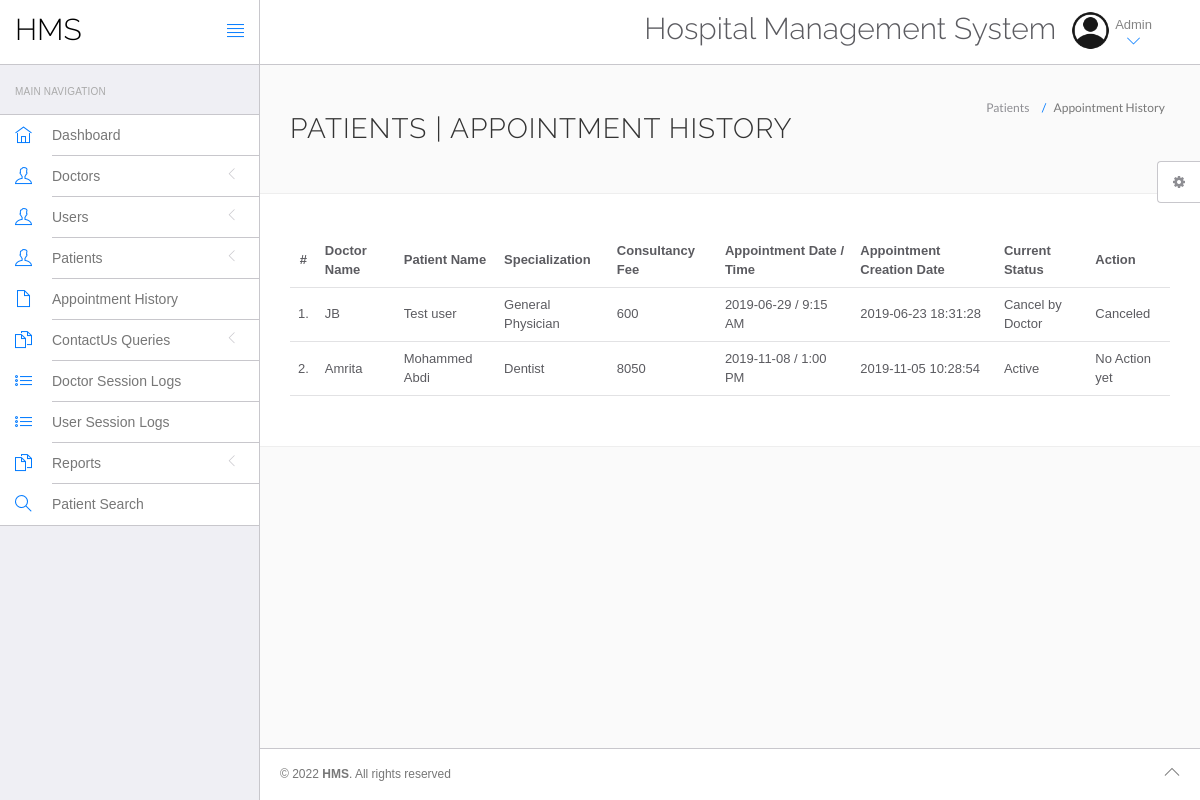
The app's page /clinic/hms/admin/appointment-history.php (signed in) with its own data.
### tables this page shows
CREATE TABLE `appointment` (
  `id` int(11) NOT NULL,
  `doctorSpecialization` varchar(255) DEFAULT NULL,
  `doctorId` int(11) DEFAULT NULL,
  `userId` int(11) DEFAULT NULL,
  `consultancyFees` int(11) DEFAULT NULL,
  `appointmentDate` varchar(255) DEFAULT NULL,
  `appointmentTime` varchar(255) DEFAULT NULL,
  `postingDate` timestamp NULL DEFAULT current_timestamp(),
  `userStatus` int(11) DEFAULT NULL,
  `doctorStatus` int(11) DEFAULT NULL,
  `updationDate` timestamp NULL DEFAULT NULL ON UPDATE current_timestamp()
);

CREATE TABLE `doctors` (
  `id` int(11) NOT NULL,
  `specilization` varchar(255) DEFAULT NULL,
  `doctorName` varchar(255) DEFAULT NULL,
  `address` longtext DEFAULT NULL,
  `docFees` varchar(255) DEFAULT NULL,
  `contactno` bigint(11) DEFAULT NULL,
  `docEmail` varchar(255) DEFAULT NULL,
  `password` varchar(255) DEFAULT NULL,
  `creationDate` timestamp NULL DEFAULT current_timestamp(),
  `updationDate` timestamp NULL DEFAULT NULL ON UPDATE current_timestamp()
);

CREATE TABLE `users` (
  `id` int(11) NOT NULL,
  `fullName` varchar(255) DEFAULT NULL,
  `address` longtext DEFAULT NULL,
  `city` varchar(255) DEFAULT NULL,
  `gender` varchar(255) DEFAULT NULL,
  `email` varchar(255) DEFAULT NULL,
  `password` varchar(255) DEFAULT NULL,
  `regDate` timestamp NULL DEFAULT current_timestamp(),
  `updationDate` timestamp NULL DEFAULT NULL ON UPDATE current_timestamp()
);

### clinic/hms/admin/appointment-history.php (the view, shortened to what this page needs)
<?php
include('include/config.php');
?>
<!DOCTYPE html>
<html lang="en">
	<head>
		<link rel="stylesheet" href="vendor/bootstrap/css/bootstrap.min.css">
		<link rel="stylesheet" href="vendor/fontawesome/css/font-awesome.min.css">
		<link rel="stylesheet" href="vendor/themify-icons/themify-icons.min.css">
		<link href="vendor/animate.css/animate.min.css" rel="stylesheet" media="screen">
		<link href="vendor/perfect-scrollbar/perfect-scrollbar.min.css" rel="stylesheet" media="screen">
		<link href="vendor/switchery/switchery.min.css" rel="stylesheet" media="screen">
		<link href="vendor/bootstrap-touchspin/jquery.bootstrap-touchspin.min.css" rel="stylesheet" media="screen">
		<link href="vendor/select2/select2.min.css" rel="stylesheet" media="screen">
		<link href="vendor/bootstrap-datepicker/bootstrap-datepicker3.standalone.min.css" rel="stylesheet" media="screen">
		<link href="vendor/bootstrap-timepicker/bootstrap-timepicker.min.css" rel="stylesheet" media="screen">
		<link rel="stylesheet" href="assets/css/styles.css">
		<link rel="stylesheet" href="assets/css/plugins.css">
		<link rel="stylesheet" href="assets/css/themes/theme-1.css" id="skin_color" />
	</head>
	<body>
		<div id="app">
<?php include('include/sidebar.php');?>
			<div class="app-content">
					<?php include('include/header.php');?>
				<div class="main-content" >
					<div class="wrap-content container" id="container">
						<section id="page-title">
							<div class="row">
								<div class="col-sm-8">
									<h1 class="mainTitle">Patients  | Appointment History</h1>
																	</div>
								<ol class="breadcrumb">
									<li>
										<span>Patients </span>
									</li>
									<li class="active">
										<span>Appointment History</span>
									</li>
								</ol>
							</div>
						</section>
						<div class="container-fluid container-fullw bg-white">
									<div class="row">
								<div class="col-md-12">
									<table class="table table-hover" id="sample-table-1">
										<thead>
											<tr>
												<th class="center">#</th>
												<th class="hidden-xs">Doctor Name</th>
												<th>Patient Name</th>
												<th>Specialization</th>
												<th>Consultancy Fee</th>
												<th>Appointment Date / Time </th>
												<th>Appointment Creation Date  </th>
												<th>Current Status</th>
												<th>Action</th>
											</tr>
										</thead>
										<tbody>
<?php
$sql=mysqli_query($con,"select doctors.doctorName as docname,users.fullName as pname,appointment.*  from appointment join doctors on doctors.id=appointment.doctorId join users on users.id=appointment.userId ");
$cnt=1;
while($row=mysqli_fetch_array($sql))
{
?>
											<tr>
												<td class="center"><?php echo $cnt;?>.</td>
												<td class="hidden-xs"><?php echo $row['docname'];?></td>
												<td class="hidden-xs"><?php echo $row['pname'];?></td>
												<td><?php echo $row['doctorSpecialization'];?></td>
												<td><?php echo $row['consultancyFees'];?></td>
												<td><?php echo $row['appointmentDate'];?> / <?php echo
												 $row['appointmentTime'];?>
												</td>
												<td><?php echo $row['postingDate'];?></td>
												<td>
<?php if(($row['userStatus']==1) && ($row['doctorStatus']==1))
{
	echo "Active";
}
if(($row['userStatus']==1) && ($row['doctorStatus']==0))
{
	echo "Cancel by Doctor";
}
												?></td>
												<td >
												<div class="visible-md visible-lg hidden-sm hidden-xs">
							<?php if(($row['userStatus']==1) && ($row['doctorStatus']==1))
{
echo "No Action yet";
	 } else {
		echo "Canceled";
		} ?>
												</div>
												</td>
											</tr>
											<?php
$cnt=$cnt+1;
											 }?>
										</tbody>
									</table>
								</div>
							</div>
								</div>
					</div>
				</div>
			</div>
	<?php include('include/footer.php');?>
	<?php include('include/setting.php');?>
		</div>
	</body>
</html>

### clinic/hms/admin/assets/css/themes/theme-1.css (style rules this page uses)
body { background: #FAFAFA; }

### records on screen
appointment: doctorId.doctorName "JB", userId.fullName "Test user", doctorSpecialization "General Physician", consultancyFees "600", appointmentDate "2019-06-29", appointmentTime "9:15 AM", postingDate "2019-06-23 18:31:28", userStatus "Cancel by Doctor"
appointment: doctorId.doctorName "Amrita", userId.fullName "Mohammed Abdi", doctorSpecialization "Dentist", consultancyFees "8050", appointmentDate "2019-11-08", appointmentTime "1:00 PM", postingDate "2019-11-05 10:28:54", userStatus "Active"
